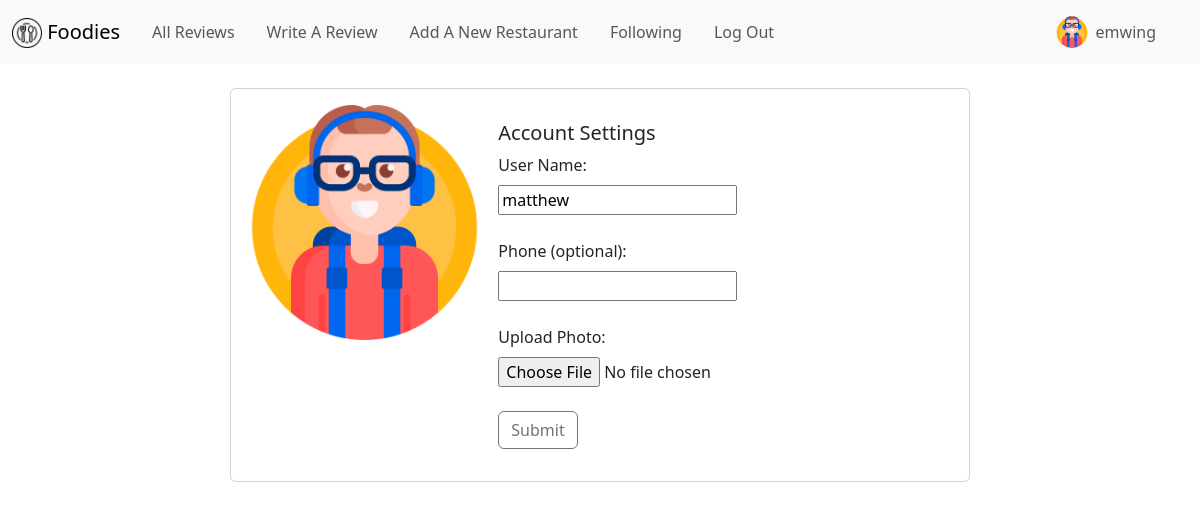
The app's page /account/3 (signed in) with its own data.
### restaurant/models.py (models this page shows, shortened)
class User(AbstractUser):
    pass

class Profile(models.Model):
    user = models.OneToOneField(User, primary_key=True, on_delete=models.CASCADE)
    name = models.CharField(max_length=200, null=True)
    phone = models.CharField(max_length=200, null=True, blank=True)
    profile_pic = models.ImageField(default="profile.png")
    date_created = models.DateTimeField(auto_now_add=True, null=True)

### restaurant/views.py (the view)
# urls.py: path("account/<int:user_id>", views.account, name="account"),
@csrf_exempt
@login_required
def account(request, user_id):
    account = User.objects.get(pk=user_id)
    return render(request, "restaurant/account.html", {
        "account": account,
    })

### restaurant/templates/restaurant/account.html (shortened to what this page needs)
{% extends "restaurant/layout.html" %}
{% load static %}
{% block body %}
    <br>
    <div class="card d-flex mx-auto" style="max-width: 740px;">
        <div class="row g-0 m-3">
            <div class="col-md-4">
                {% if request.user.profile %}
                    <img src="{{ request.user.profile.profile_pic.url }}" class="img-fluid rounded-start" alt="account-pic">
                {% endif %}
            </div>
            <div class="col-md-6">
                <div class="card-body">
                    <h5 class="card-title">Account Settings</h5>
                    <form action="{% url 'update_account' %}" method="POST" enctype="multipart/form-data">
                        <label for="username">User Name:</label>
                        <input type="text" id="username" name="username" value="{{account.profile.name}}"><br><br>
                        <label for="phone">Phone (optional):</label>
                        <input type="text" id="phone" name="phone" value="{{account.profile.phone}}"><br><br>
                        <label for="myfile">Upload Photo:</label>
                        <input type="file" id="myfile" name="myfile" value="{{account.profile.profile_pic.url}}"><br><br>
                        <input class="btn btn-outline-secondary" type="submit" name="update_information">
                    </form>
                </div>
            </div>
        </div>
    </div>
{% endblock %}

### restaurant/templates/restaurant/layout.html (shortened to what this page needs)
{% load static %}
<!DOCTYPE html>
<html lang="en">
    <head>
        <link href="{% static 'restaurant/styles.css' %}" rel="stylesheet">
        <link rel="stylesheet" href="https://stackpath.bootstrapcdn.com/bootstrap/4.4.1/css/bootstrap.min.css">
        <link href="https://cdn.jsdelivr.net/npm/bootstrap@5.3.3/dist/css/bootstrap.min.css" rel="stylesheet">
        <link rel="stylesheet" href="https://use.fontawesome.com/releases/v5.0.10/css/all.css">
        <link rel="stylesheet" href="https://unpkg.com/leaflet@1.9.4/dist/leaflet.css" />
        <link rel="stylesheet" href="https://unpkg.com/leaflet@1.2.0/dist/leaflet.css" />
        <link rel="stylesheet" href="https://unpkg.com/leaflet-routing-machine@latest/dist/leaflet-routing-machine.css" />
        <link rel="stylesheet" href="https://unpkg.com/leaflet-control-geocoder/dist/Control.Geocoder.css" />
    </head>
    <body>
        <body class="vh-100">
            <nav class="navbar navbar-expand-lg bg-light bg-body-tertiary">
                    <div class="container-fluid">
                        <a class="navbar-brand fs-5" href="{% url 'index' %}">
                            <img src="{% static "images/favicon.png" %}" alt="logo" width="30" height="30" class="d-inline-block align-text-top">
                            Foodies
                        </a>
                        <div class="sidebar offcanvas offcanvas-start" tabindex="-1" id="offcanvasNavbar" aria-labelledby="offcanvasNavbarLabel">
                            <div class="offcanvas-body">
                                <ul class="navbar-nav justify-content-start flex-grow-1 pe-3">
                                    {% if user.is_authenticated %}
                                        <li class="nav-item mx-2">
                                            <a class="nav-link" href="{% url 'index' %}">All Reviews</a>
                                        </li>
                                        <li class="nav-item mx-2">
                                            <a class="nav-link" href="{% url 'createReview' %}">Write A Review</a>
                                        </li>
                                        <li class="nav-item mx-2">
                                            <a class="nav-link" href="{% url 'new_restaurant' %}">Add A New Restaurant</a>
                                        </li>
                                        <li class="nav-item mx-2">
                                            <a class="nav-link" href="{% url 'following' %}">Following</a>
                                        </li>
                                        <li class="nav-item mx-2">
                                            <a class="nav-link" href="{% url 'logout' %}">Log Out</a>
                                        </li>
                                    {% endif %}
                                </ul>
                            </div>
                        </div>
                        {% if user.is_authenticated %}
                            <ul class="navbar-nav justify-content-end flex-grow-1 pe-3">
                                <li class="nav-item dropdown mx-2">
                                    <a
                                        class="nav-link dropdown-toggle d-flex align-items-center"
                                        href="{% url 'account' user.id %}"
                                        id="navbarDropdownMenuLink"
                                        role="button"
                                        data-bs-toogle="dropdown"
                                        aria-expanded="false"
                                    >   {% if user.profile.profile_pic.url %}
                                            <img
                                                src="{{ user.profile.profile_pic.url }}"
                                                class="rounded-circle mx-2"
                                                height="32"
                                                alt="Profile Picture"
                                                loading="Avatar"
                                            />
                                            {{ user.profile.name }}
                                        {% else %}
                                            {{ user.username }}
                                        {% endif %}
                                    </a>
                                </li>
                            </ul>
                        {% endif %}
                    </div>
              </nav>
        </body>
        <div class="body">
            {% block body %}
            {% endblock %}
        </div>
    </body>
</html>

### restaurant/static/restaurant/styles.css (style rules this page uses)
body { height: 100%; }
html, body { height: 100%; }
.nav-link { position: relative; }
.nav-link::after { content: ''; opacity: 0; transition: all 0.2s; height: 2px; width: 100%; background-color: blue; position: absolute; bottom: 0; left: 0; }
ul { height: 100%; padding: 0px 5px 0px 20px; }
a { color: gray; }

### records on screen
User: profile.profile_pic (picture), profile.name "emwing", user.profile.profile_pic (picture)
User: username "matthew"
